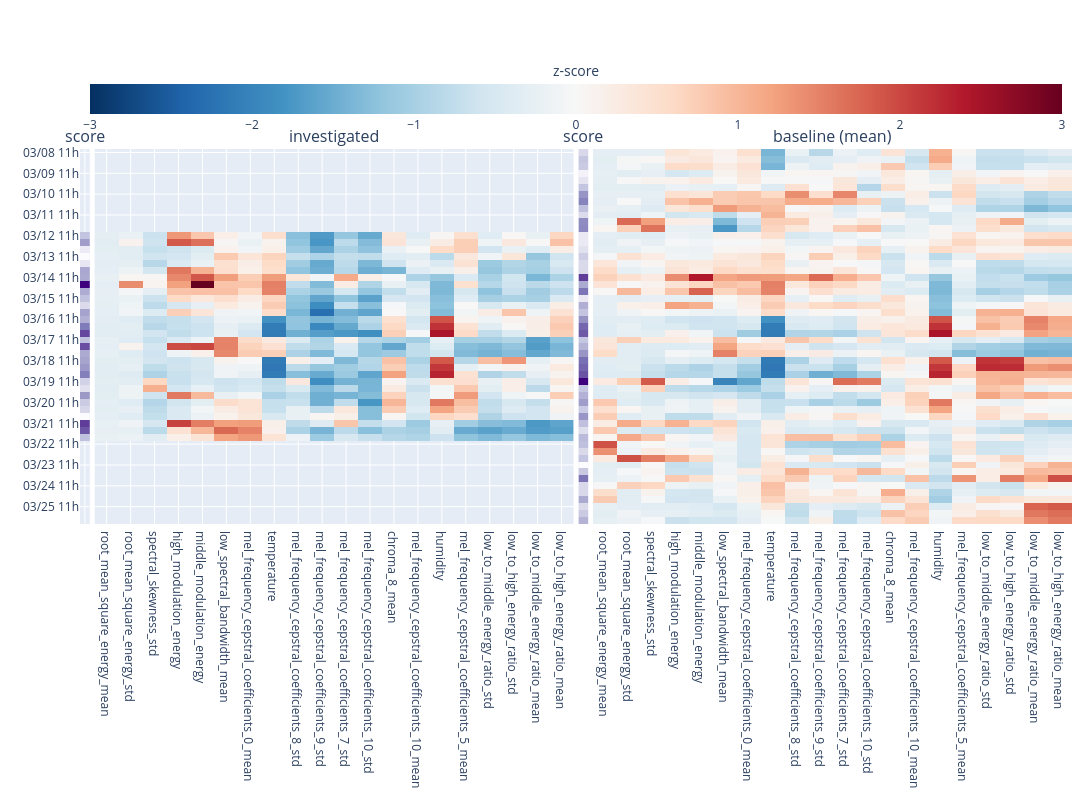

This figure's notebook cell:
### Code cell
anomalies.investigate_anomaly(
    investigated_features_dataframe=queenless_features_dataframe_hive_03,
    baseline_features_dataframe=queenright_features_dataframe,
    baseline_aggregation='mean',
    observation_period='join',
    anomaly_scores_from_dataframe = anomaly_scores_from_dataframe,
    plotly=True,
).show()

### Figure 1 — Plotly figure (JSON) as saved in the notebook; plotly's stock layout.template omitted (floating-point values rounded to 4 significant figures; data arrays with more than 128 entries replaced by an {"elided": "..."} marker saying what was removed)
{"data": [{"colorscale": [[0, "rgb(63,0,125)"], [0.125, "rgb(84,39,143)"], [0.25, "rgb(106,81,163)"], [0.375, "rgb(128,125,186)"], [0.5, "rgb(158,154,200)"], [0.625, "rgb(188,189,220)"], [0.75, "rgb(218,218,235)"], [0.875, "rgb(239,237,245)"], [1, "rgb(252,251,253)"]], "hovertemplate": "score: %{z:.3f}<extra></extra>", "showscale": false, "type": "heatmap", "x": [""], "xaxis": "x", "xgap": 0, "y": ["03/08 11h", "03/08 12h", "03/08 13h", "03/09 11h", "03/09 12h", "03/09 13h", "03/10 11h", "03/10 12h", "03/10 13h", "03/11 11h", "03/11 12h", "03/11 13h", "03/12 11h", "03/12 12h", "03/12 13h", "03/13 11h", "03/13 12h", "03/13 13h", "03/14 11h", "03/14 12h", "03/14 13h", "03/15 11h", "03/15 12h", "03/15 13h", "03/16 11h", "03/16 12h", "03/16 13h", "03/17 11h", "03/17 12h", "03/17 13h", "03/18 11h", "03/18 12h", "03/18 13h", "03/19 11h", "03/19 12h", "03/19 13h", "03/20 11h", "03/20 12h", "03/20 13h", "03/21 11h", "03/21 12h", "03/21 13h", "03/22 11h", "03/22 12h", "03/22 13h", "03/23 11h", "03/23 12h", "03/23 13h", "03/24 11h", "03/24 12h", "03/24 13h", "03/25 11h", "03/25 12h", "03/25 13h"], "yaxis": "y", "z": [[NaN], [NaN], [NaN], [NaN], [NaN], [NaN], [NaN], [NaN], [NaN], [NaN], [NaN], [NaN], [-0.4254], [-0.4434], [-0.4002], [-0.3834], [-0.4035], [-0.4388], [-0.4379], [-0.5072], [-0.4368], [-0.4268], [-0.4128], [-0.4411], [-0.4351], [-0.461], [-0.4802], [-0.4271], [-0.4771], [-0.4378], [-0.4408], [-0.4458], [-0.4593], [-0.418], [-0.4085], [-0.4456], [-0.4216], [-0.4153], [-0.3825], [-0.4836], [-0.4741], [-0.4272], [NaN], [NaN], [NaN], [NaN], [NaN], [NaN], [NaN], [NaN], [NaN], [NaN], [NaN], [NaN]]}, {"colorbar": {"orientation": "h", "title": {"side": "top", "text": "z-score"}}, "colorscale": [[0, "rgb(5,48,97)"], [0.1, "rgb(33,102,172)"], [0.2, "rgb(67,147,195)"], [0.3, "rgb(146,197,222)"], [0.4, "rgb(209,229,240)"], [0.5, "rgb(247,247,247)"], [0.6, "rgb(253,219,199)"], [0.7, "rgb(244,165,130)"], [0.8, "rgb(214,96,77)"], [0.9, "rgb(178,24,43)"], [1, "rgb(103,0,31)"]], "hovertemplate": "%{x}<br>%{y}<br>z=%{z:.2f}<extra></extra>", "type": "heatmap", "x": ["root_mean_square_energy_mean", "root_mean_square_energy_std", "spectral_skewness_std", "high_modulation_energy", "middle_modulation_energy", "low_spectral_bandwidth_mean", "mel_frequency_cepstral_coefficients_0_mean", "temperature", "mel_frequency_cepstral_coefficients_8_std", "mel_frequency_cepstral_coefficients_9_std", "mel_frequency_cepstral_coefficients_7_std", "mel_frequency_cepstral_coefficients_10_std", "chroma_8_mean", "mel_frequency_cepstral_coefficients_10_mean", "humidity", "mel_frequency_cepstral_coefficients_5_mean", "low_to_middle_energy_ratio_std", "low_to_high_energy_ratio_std", "low_to_middle_energy_ratio_mean", "low_to_high_energy_ratio_mean"], "xaxis": "x2", "y": ["03/08 11h", "03/08 12h", "03/08 13h", "03/09 11h", "03/09 12h", "03/09 13h", "03/10 11h", "03/10 12h", "03/10 13h", "03/11 11h", "03/11 12h", "03/11 13h", "03/12 11h", "03/12 12h", "03/12 13h", "03/13 11h", "03/13 12h", "03/13 13h", "03/14 11h", "03/14 12h", "03/14 13h", "03/15 11h", "03/15 12h", "03/15 13h", "03/16 11h", "03/16 12h", "03/16 13h", "03/17 11h", "03/17 12h", "03/17 13h", "03/18 11h", "03/18 12h", "03/18 13h", "03/19 11h", "03/19 12h", "03/19 13h", "03/20 11h", "03/20 12h", "03/20 13h", "03/21 11h", "03/21 12h", "03/21 13h", "03/22 11h", "03/22 12h", "03/22 13h", "03/23 11h", "03/23 12h", "03/23 13h", "03/24 11h", "03/24 12h", "03/24 13h", "03/25 11h", "03/25 12h", "03/25 13h"], "yaxis": "y2", "z": {"elided": "54x20 float values"}, "zmax": 3, "zmid": 0, "zmin": -3}, {"colorscale": [[0, "rgb(63,0,125)"], [0.125, "rgb(84,39,143)"], [0.25, "rgb(106,81,163)"], [0.375, "rgb(128,125,186)"], [0.5, "rgb(158,154,200)"], [0.625, "rgb(188,189,220)"], [0.75, "rgb(218,218,235)"], [0.875, "rgb(239,237,245)"], [1, "rgb(252,251,253)"]], "hovertemplate": "score: %{z:.3f}<extra></extra>", "showscale": false, "type": "heatmap", "x": [""], "xaxis": "x3", "xgap": 0, "y": ["03/08 11h", "03/08 12h", "03/08 13h", "03/09 11h", "03/09 12h", "03/09 13h", "03/10 11h", "03/10 12h", "03/10 13h", "03/11 11h", "03/11 12h", "03/11 13h", "03/12 11h", "03/12 12h", "03/12 13h", "03/13 11h", "03/13 12h", "03/13 13h", "03/14 11h", "03/14 12h", "03/14 13h", "03/15 11h", "03/15 12h", "03/15 13h", "03/16 11h", "03/16 12h", "03/16 13h", "03/17 11h", "03/17 12h", "03/17 13h", "03/18 11h", "03/18 12h", "03/18 13h", "03/19 11h", "03/19 12h", "03/19 13h", "03/20 11h", "03/20 12h", "03/20 13h", "03/21 11h", "03/21 12h", "03/21 13h", "03/22 11h", "03/22 12h", "03/22 13h", "03/23 11h", "03/23 12h", "03/23 13h", "03/24 11h", "03/24 12h", "03/24 13h", "03/25 11h", "03/25 12h", "03/25 13h"], "yaxis": "y3", "z": [[-0.4163], [-0.429], [-0.4259], [-0.3882], [-0.4044], [-0.4296], [-0.4586], [-0.4704], [-0.4327], [-0.4143], [-0.4643], [-0.4662], [-0.4], [-0.3993], [-0.4071], [-0.4237], [-0.4147], [-0.416], [-0.504], [-0.4458], [-0.4776], [-0.4003], [-0.4431], [-0.4302], [-0.4603], [-0.4845], [-0.4908], [-0.4287], [-0.44], [-0.4577], [-0.4809], [-0.4859], [-0.4933], [-0.534], [-0.4288], [-0.441], [-0.453], [-0.426], [-0.4579], [-0.4325], [-0.4105], [-0.4359], [-0.433], [-0.416], [-0.4294], [-0.3754], [-0.4263], [-0.4776], [-0.4162], [-0.4166], [-0.4458], [-0.4148], [-0.4254], [-0.4404]]}, {"colorscale": [[0, "rgb(5,48,97)"], [0.1, "rgb(33,102,172)"], [0.2, "rgb(67,147,195)"], [0.3, "rgb(146,197,222)"], [0.4, "rgb(209,229,240)"], [0.5, "rgb(247,247,247)"], [0.6, "rgb(253,219,199)"], [0.7, "rgb(244,165,130)"], [0.8, "rgb(214,96,77)"], [0.9, "rgb(178,24,43)"], [1, "rgb(103,0,31)"]], "hovertemplate": "%{x}<br>%{y}<br>z=%{z:.2f}<extra></extra>", "showscale": false, "type": "heatmap", "x": ["root_mean_square_energy_mean", "root_mean_square_energy_std", "spectral_skewness_std", "high_modulation_energy", "middle_modulation_energy", "low_spectral_bandwidth_mean", "mel_frequency_cepstral_coefficients_0_mean", "temperature", "mel_frequency_cepstral_coefficients_8_std", "mel_frequency_cepstral_coefficients_9_std", "mel_frequency_cepstral_coefficients_7_std", "mel_frequency_cepstral_coefficients_10_std", "chroma_8_mean", "mel_frequency_cepstral_coefficients_10_mean", "humidity", "mel_frequency_cepstral_coefficients_5_mean", "low_to_middle_energy_ratio_std", "low_to_high_energy_ratio_std", "low_to_middle_energy_ratio_mean", "low_to_high_energy_ratio_mean"], "xaxis": "x4", "y": ["03/08 11h", "03/08 12h", "03/08 13h", "03/09 11h", "03/09 12h", "03/09 13h", "03/10 11h", "03/10 12h", "03/10 13h", "03/11 11h", "03/11 12h", "03/11 13h", "03/12 11h", "03/12 12h", "03/12 13h", "03/13 11h", "03/13 12h", "03/13 13h", "03/14 11h", "03/14 12h", "03/14 13h", "03/15 11h", "03/15 12h", "03/15 13h", "03/16 11h", "03/16 12h", "03/16 13h", "03/17 11h", "03/17 12h", "03/17 13h", "03/18 11h", "03/18 12h", "03/18 13h", "03/19 11h", "03/19 12h", "03/19 13h", "03/20 11h", "03/20 12h", "03/20 13h", "03/21 11h", "03/21 12h", "03/21 13h", "03/22 11h", "03/22 12h", "03/22 13h", "03/23 11h", "03/23 12h", "03/23 13h", "03/24 11h", "03/24 12h", "03/24 13h", "03/25 11h", "03/25 12h", "03/25 13h"], "yaxis": "y4", "z": {"elided": "54x20 float values"}, "zmax": 3, "zmid": 0, "zmin": -3}], "layout": {"annotations": [{"font": {"size": 16}, "showarrow": false, "text": "score", "x": 0.004925, "xanchor": "center", "xref": "paper", "y": 1, "yanchor": "bottom", "yref": "paper"}, {"font": {"size": 16}, "showarrow": false, "text": "investigated", "x": 0.2562, "xanchor": "center", "xref": "paper", "y": 1, "yanchor": "bottom", "yref": "paper"}, {"font": {"size": 16}, "showarrow": false, "text": "score", "x": 0.5074, "xanchor": "center", "xref": "paper", "y": 1, "yanchor": "bottom", "yref": "paper"}, {"font": {"size": 16}, "showarrow": false, "text": "baseline (mean)", "x": 0.7587, "xanchor": "center", "xref": "paper", "y": 1, "yanchor": "bottom", "yref": "paper"}], "height": 800, "margin": {"b": 120, "l": 80, "r": 20, "t": 40}, "width": 1200, "xaxis": {"anchor": "y", "domain": [0, 0.00985]}, "xaxis2": {"anchor": "y2", "domain": [0.01485, 0.4975]}, "xaxis3": {"anchor": "y3", "domain": [0.5025, 0.5123]}, "xaxis4": {"anchor": "y4", "domain": [0.5173, 1]}, "yaxis": {"anchor": "x", "autorange": "reversed", "domain": [0, 1]}, "yaxis2": {"anchor": "x2", "autorange": "reversed", "domain": [0, 1], "showticklabels": false}, "yaxis3": {"anchor": "x3", "autorange": "reversed", "domain": [0, 1], "showticklabels": false}, "yaxis4": {"anchor": "x4", "autorange": "reversed", "domain": [0, 1], "showticklabels": false}}}
